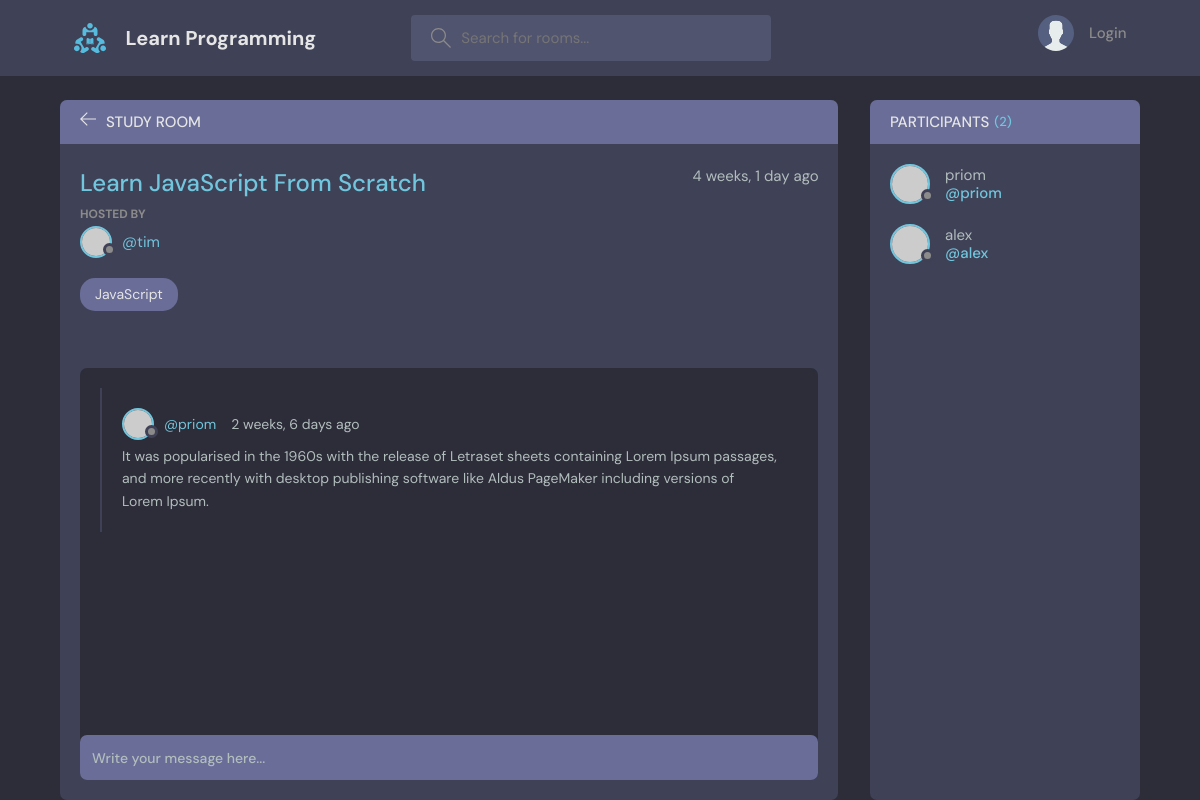
/room/6/, run on an earlier commit of the app's database.
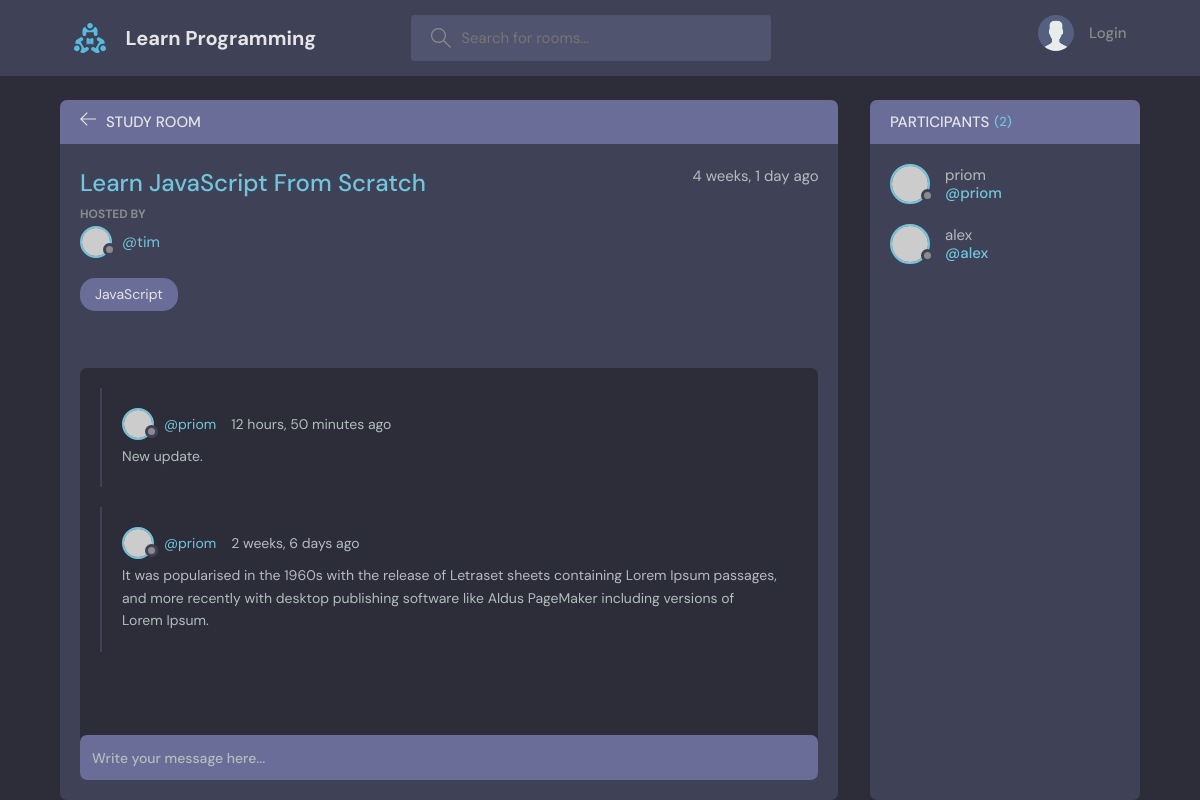
And on a later commit of the database.
### base/models.py (models this page shows, shortened)
class Message(models.Model):
    user = models.ForeignKey(User, on_delete=models.CASCADE)
    room = models.ForeignKey(Room, on_delete=models.CASCADE)
    body = models.TextField()
    updated = models.DateTimeField(auto_now=True)
    created = models.DateTimeField(auto_now_add=True)
    class Meta:
        ordering = ['-updated', '-created']

### base/views.py (the view, shortened to what this page needs)
# urls.py: path('room/<str:pk>/', views.room, name="room"),
def room(request, pk):
    room = Room.objects.get(id=pk)
    room_messages = room.message_set.all()
    participants = room.participants.all()
    context = {'rooms': room, 'room_messages': room_messages,
               'participants': participants}
    return render(request, 'base/room.html', context)

### base/models.py (called while the page is built)
    def __str__(self):
        return self.name

### base/templates/base/room.html (shortened to what this page needs)
{% extends 'main.html' %}
{% block content %}
<main class="profile-page layout layout--2">
  <div class="container">
    <div class="room">
      <div class="room__top">
        <div class="room__topLeft">
          <a href="{% url 'home' %}">
            <svg version="1.1" xmlns="http://www.w3.org/2000/svg" width="32" height="32" viewBox="0 0 32 32">
              <title>arrow-left</title>
              <path
                d="M13.723 2.286l-13.723 13.714 13.719 13.714 1.616-1.611-10.96-10.96h27.625v-2.286h-27.625l10.965-10.965-1.616-1.607z">
              </path>
            </svg>
          </a>
          <h3>Study Room</h3>
        </div>
      </div>
      <div class="room__box scroll">
        <div class="room__header scroll">
          <div class="room__info">
            <h3>{{rooms.name}}</h3>
            <span>{{rooms.created|timesince}} ago</span>
          </div>
          <div class="room__hosted">
            <p>Hosted By</p>
            <a href="{% url 'user-profile' rooms.host.id %}" class="room__author">
              <div class="avatar avatar--small">
                <img src="https://randomuser.me/api/portraits/men/37.jpg" />
              </div>
              <span>@{{rooms.host.username}}</span>
            </a>
          </div>
          <span class="room__topics">{{rooms.topic}}</span>
        </div>
        <div class="room__conversation">
          <div class="threads scroll">
            {% for message in room_messages %}
            <div class="thread">
              <div class="thread__top">
                <div class="thread__author">
                  <a href="{% url 'user-profile' message.user.id %}" class="thread__authorInfo">
                    <div class="avatar avatar--small">
                      <img src="https://randomuser.me/api/portraits/men/37.jpg" />
                    </div>
                    <span>@{{message.user.username}}</span>
                  </a>
                  <span class="thread__date">{{message.created|timesince}} ago</span>
                </div>
            </div>
            <div class="thread__details">
              {{message.body}}
            </div>
          </div>
          {% endfor %}
        </div>
      </div>
    </div>
    <div class="room__message">
      <form action="" method="POST">
        <input name="body" placeholder="Write your message here..." />
      </form>
    </div>
  </div>
  <div class="participants">
    <h3 class="participants__top">Participants <span>({{participants.count}})</span></h3>
    <div class="participants__list scroll">
      {% for user in participants %}
      <a href="{% url 'user-profile' user.id %}" class="participant">
        <div class="avatar avatar--medium">
          <img src="https://randomuser.me/api/portraits/men/37.jpg" />
        </div>
        <p>
          {{user.username}}
          <span>@{{user.username}}</span>
        </p>
      </a>
      {% endfor %}
    </div>
  </div>
  </div>
</main>
{% endblock %}

What changed in the data, as far as the page shows it:
added Message: user.username "priom", created "12 hours, 50 minutes", body "New update."
